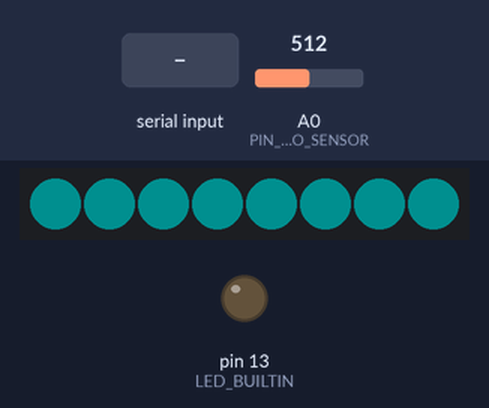
A sketch run on a simulated Arduino Uno, built with avr-gcc and run on an emulated ATmega328P. Shown: 8 RGB LEDs in strip order, left to right, output pins drawn as LEDs (lit = HIGH). The test bench sets the inputs (shaded band); at power-on: A0 (PIN_PHOTO_SENSOR) = 512. Dim RGB values are drawn brighter than linear; what the sketch prints to the serial monitor is not drawn.

Above: at 9.2 s.
9.3 s: "1" received over Serial
At 10.2 s:
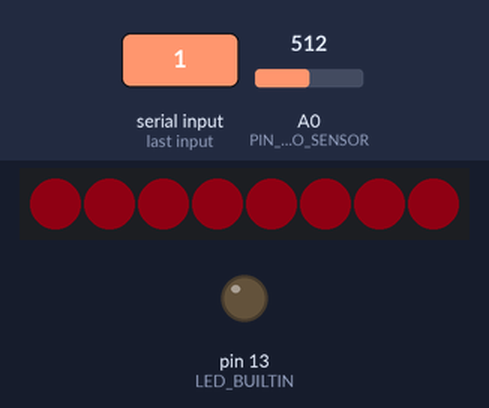
10.9 s: "2" received over Serial
At 12.1 s:
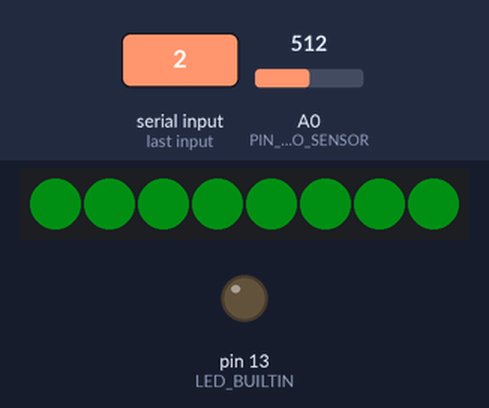
12.4 s: "1" received over Serial
At 12.47 s:
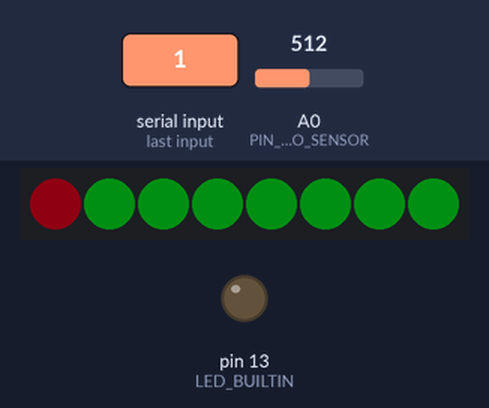
14.0 s: A0 (PIN_PHOTO_SENSOR) set to 122
At 14.5 s:
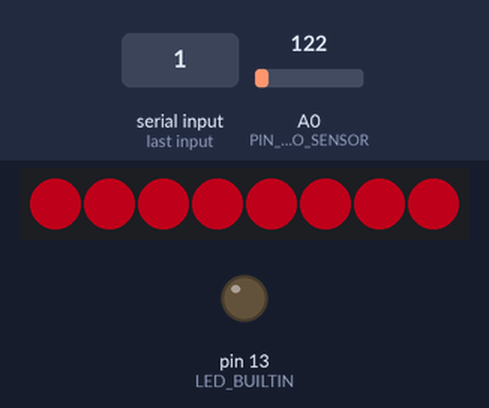
15.5 s: A0 (PIN_PHOTO_SENSOR) set to 0
At 16.8 s:
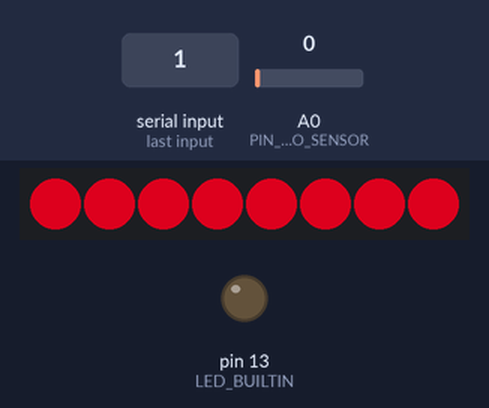
Timing chart, 0 to 18.0 s (numbered marks = the images above; inputs shaded):
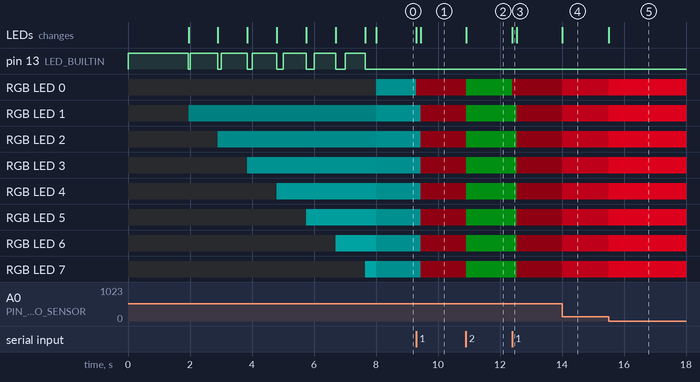

The sketch:

indikator_w2812_with_photoresist.ino
```cpp
#include <Adafruit_NeoPixel.h>

#define PIN       8
#define NUMPIXELS 8
#define PIN_PHOTO_SENSOR A0
int inByte = 0;
int r = 0;
int g = 0;
int b = 0;


Adafruit_NeoPixel pixels(NUMPIXELS, PIN, NEO_GRB + NEO_KHZ800);

void setup() {
  int val = analogRead(PIN_PHOTO_SENSOR);
 val = constrain (val, 80, 450);
  int new_bright = map (val , 80 , 450, 0 , 50);
  new_bright = 150 - new_bright*2;

  new_bright = constrain (new_bright, 15 , 150);
  pixels.setBrightness(new_bright);
  // safe guard to prevent not beeing able to reprogram arduino
  // on some arduino types that can happen if serial, keyboard and/or mouse input gets sent to pc constantly directly after boot
  pinMode(LED_BUILTIN, OUTPUT);
  pixels.begin(); // INITIALIZE NeoPixel strip object (REQUIRED)
  for (int i = 0; i < 8; i++) {
    digitalWrite(LED_BUILTIN, HIGH);
    delay(1000 - (50 * i));
    digitalWrite(LED_BUILTIN, LOW);
    pixels.setPixelColor(i, pixels.Color(0, i * 30, i * 30));
    pixels.show();
    delay(50 * i);
    if (i == 7) {
      r = 0;
      g = 255;
      b = 255;
      pixels.fill(pixels.Color(r, g, b));
      pixels.show();
    }
  }
  {
    Serial.begin(9600);
    Serial.print("Ready");
    Serial.print(new_bright);
  }

}


void loop()  {
  int val = analogRead(PIN_PHOTO_SENSOR);
  //Serial.println(val);
  val = constrain (val, 80, 450);
  int new_bright = map (val , 80 , 450, 0 , 150);
  new_bright = 150 - new_bright*4;

  new_bright = constrain (new_bright, 15 , 150);
  pixels.setBrightness(new_bright);

  //Serial.println(new_bright);
  pixels.show();   // Send the updated pixel colors to the hardware.

  if (Serial.available() > 0) {
    inByte = Serial.read();

    if (inByte == '2') { // RU
      for (int i = 0; i < NUMPIXELS; i++) { // For each pixel...
        r = 0;
        g = 255;
        b = 35;
        pixels.setPixelColor(i, pixels.Color(r, g, b));
        pixels.show();   // Send the updated pixel colors to the hardware.
      }
      delay(20); // Pause before next pass through loop
    }
    else if (inByte == '1') { // EN
      for (int i = 0; i < NUMPIXELS; i++) { // For each pixel...
        r = 255;
        g = 0;
        b = 35;
        pixels.setPixelColor(i, pixels.Color(r, g, b));
        pixels.show();   // Send the updated pixel colors to the hardware.
        delay(20); // Pause before next pass through loop
      }
    }
  }
}
```

Measured:
- after the input at 9.3 s, RGB LED 0: RGB(0, 15, 15) → RGB(15, 0, 2) at once; RGB LED 1–7: RGB(0, 15, 15) → RGB(15, 0, 2) after 0.15 s; the LEDs: first change at once (image 1 shows a later state)
- after the input at 10.9 s, RGB LED 0–7: RGB(15, 0, 2) → RGB(0, 15, 2) at once; the LEDs: change at once (image 2)
- after the input at 12.4 s, RGB LED 0: RGB(0, 15, 2) → RGB(15, 0, 2) at once; RGB LED 1–7: RGB(0, 15, 2) → RGB(15, 0, 2) after 0.14 s; the LEDs: change at once (image 3)
- after the input at 14.0 s, RGB LED 0–7: RGB(15, 0, 2) → RGB(82, 0, 11) at once; the LEDs: change at once (image 4)
- after the input at 15.5 s, RGB LED 0–7: RGB(82, 0, 11) → RGB(150, 0, 20) at once; the LEDs: change at once (image 5)
